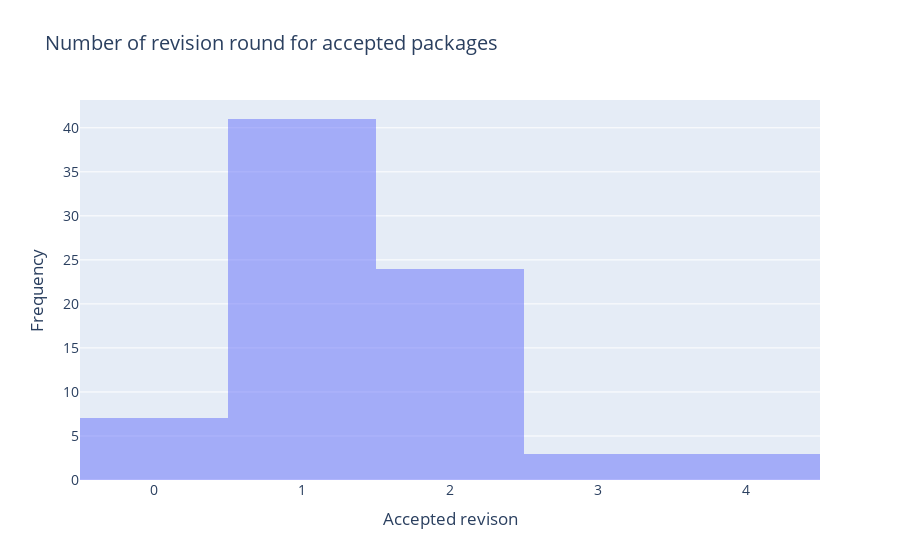

Here is the notebook cell this chart was saved with:
### Code cell
revisions_chart = go.Figure(data = go.Histogram(
            x=collapsed[collapsed['revision']==0]['max_revision'],
            hovertemplate="%{y}<extra></extra>"
        )
    )
revisions_chart.update_layout(
    title={
            "text": f"Number of revision round for accepted packages",
            },
    font = dict(
            size = 14
            ),
    showlegend = False,
    hoverlabel = dict(
            font_size = 14,
            font_family = "Rockwell"
        ),
    barmode='overlay',
    xaxis_title_text='Accepted revison',
    yaxis_title_text='Frequency',
)
revisions_chart.update_traces(opacity=0.5)
revisions_chart.show()

### Figure 1 — Plotly figure (JSON) as saved in the notebook; plotly's stock layout.template omitted (floating-point values rounded to 4 significant figures)
{"data": [{"hovertemplate": "%{y}<extra></extra>", "opacity": 0.5, "type": "histogram", "x": [2, 1, 0, 1, 1, 1, 1, 2, 3, 3, 2, 2, 1, 1, 1, 1, 2, 2, 1, 2, 0, 1, 1, 2, 1, 2, 2, 1, 2, 2, 1, 1, 0, 2, 1, 1, 2, 2, 1, 4, 2, 2, 2, 1, 1, 1, 0, 2, 1, 1, 2, 2, 3, 4, 0, 1, 1, 1, 1, 1, 1, 1, 0, 1, 1, 4, 1, 1, 1, 1, 2, 2, 2, 1, 1, 1, 1, 0]}], "layout": {"barmode": "overlay", "font": {"size": 14}, "hoverlabel": {"font": {"family": "Rockwell", "size": 14}}, "legend": {"font": {"color": "black", "family": "Rockwell", "size": 12}, "traceorder": "normal", "x": 0, "y": 0.5}, "showlegend": false, "title": {"text": "Number of revision round for accepted packages"}, "xaxis": {"title": {"text": "Accepted revison"}}, "yaxis": {"title": {"text": "Frequency"}}}}
